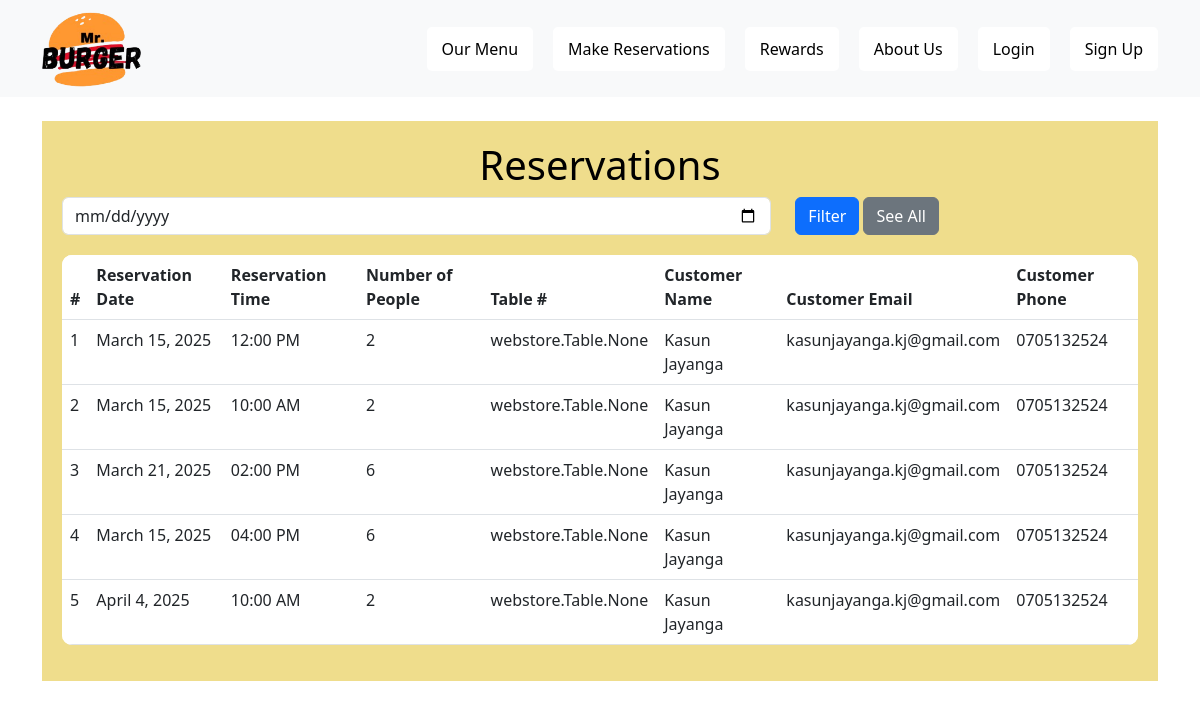
/reservations/, run on an earlier commit of the app's database.
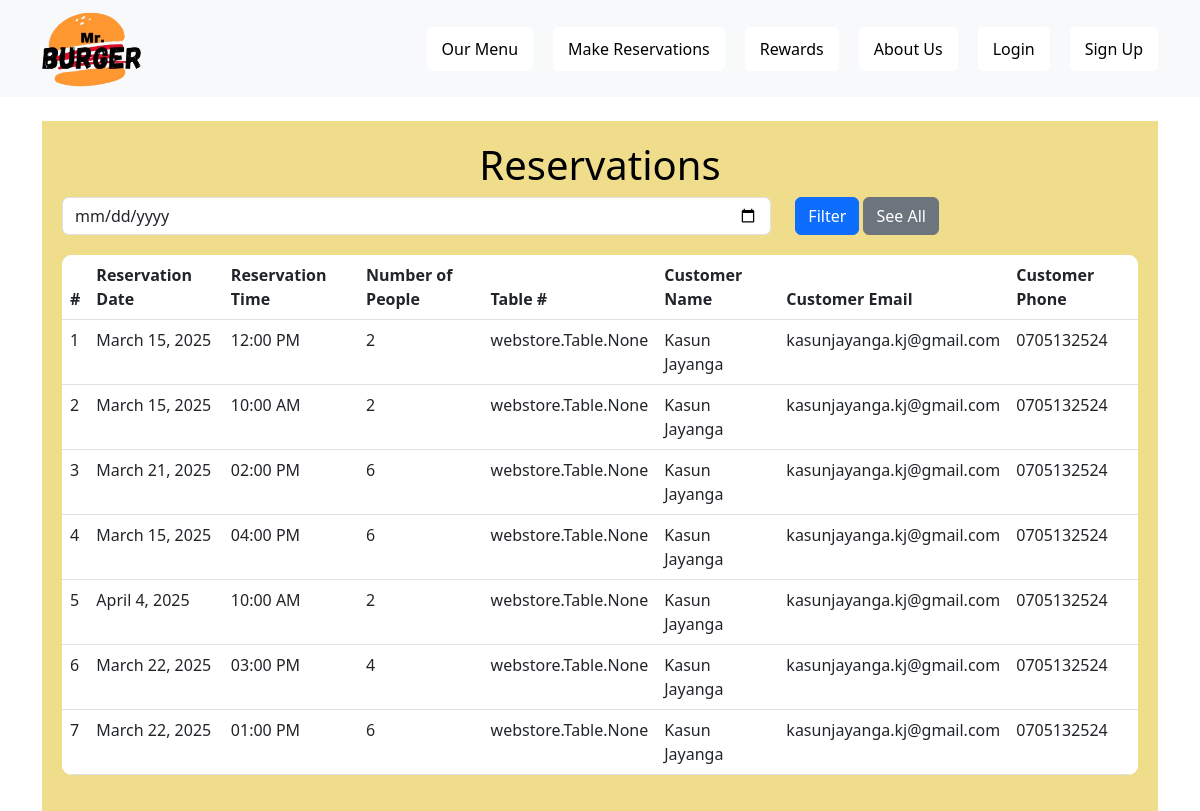
And on a later commit of the database.
### webstore/models.py (models this page shows, shortened)
class Reservation(models.Model):
    date = models.DateField()
    time = models.TimeField()
    num_people = models.IntegerField()
    tables = models.ManyToManyField(Table)  # Many-to-many relationship with Table
    customer_name = models.CharField(max_length=100)
    customer_email = models.EmailField()
    customer_phone = models.CharField(max_length=15)

### webstore/views.py (the view)
# urls.py: path('reservations/', views.view_reservations, name='view_reservations'),
def view_reservations(request):
    date_filter = request.GET.get('date')  # Get the date from query parameters
    if date_filter:
        reservations = Reservation.objects.filter(date=date_filter)  # Filter by date
    else:
        reservations = Reservation.objects.all()  # Get all reservations
    return render(request, 'view_reservations.html', {'reservations': reservations})

### webstore/templates/view_reservations.html
{% extends 'base.html' %}
{% block content %}
<div class="container" style="background-color: #eed97ee3; padding: 20px;">
    <h1 class="center" style="color: black; text-align: center;">Reservations</h1>
    <form method="GET" action="{% url 'view_reservations' %}">
        <div class="row">
            <div class="col-md-8">
                <input type="date" name="date" class="form-control" placeholder="Select Date">
            </div>
            <div class="col-md-4">
                <button type="submit" class="btn btn-primary">Filter</button>
                <a href="{% url 'view_reservations' %}" class="btn btn-secondary">See All</a>
            </div>
        </div>
    </form>
    {% if reservations %}
    <table class="table" style="width: 100%; margin-top: 20px; border-radius: 10px; overflow: hidden; background: #fff;">
        <thead>
            <tr style="background: #f8f9fa; font-weight: bold;">
                <th>#</th>
                <th>Reservation Date</th>
                <th>Reservation Time</th>
                <th>Number of People</th>
                <th>Table #</th>
                <th>Customer Name</th>
                <th>Customer Email</th>
                <th>Customer Phone</th>
            </tr>
        </thead>
        <tbody>
            {% for reservation in reservations %}
            <tr>
                <td>{{ forloop.counter }}</td>
                <td>{{ reservation.date }}</td>
                <td>{{ reservation.time|time:"h:i A" }}</td>
                <td>{{ reservation.num_people }}</td>
                <td>{{ reservation.tables}}</td>
                <td>{{ reservation.customer_name }}</td>
                <td>{{ reservation.customer_email }}</td>
                <td>{{ reservation.customer_phone }}</td>
            </tr>
            {% endfor %}
        </tbody>
    </table>
    {% else %}
    <p style="text-align: center; font-size: 18px;">No reservations found.</p>
    {% endif %}
</div>
{% endblock %}

### templates/base.html (shortened to what this page needs)
<!doctype html>
<html lang="en">
  <head>
    <link href="https://cdn.jsdelivr.net/npm/bootstrap@5.3.0-alpha1/dist/css/bootstrap.min.css" rel="stylesheet">
    <link rel="stylesheet" href="https://cdnjs.cloudflare.com/ajax/libs/font-awesome/6.0.0/css/all.min.css">
</head>
  <body>
    {% include 'navbar.html' %}
    <div class="container">
      <br/>
      {% block content %}{% endblock%}
    </div>
  </body>
</html>

### templates/navbar.html
<nav style="background-color: #f8f9fa; padding: 10px;">
  <div class="container" style="display: flex; align-items: center; justify-content: space-between;">
    {% load static %}
    <a href="{% url 'home' %}">
      <img src="{% static 'static/logo.png' %}" alt="Mr Burger Logo" style="width: 100px;">
    </a>
    <div>
      <ul style="display: flex; list-style: none; padding: 0; margin: 0; gap: 20px; justify-content: space-evenly;">
        <li class="nav-item" style="background-color: #ffffff; padding: 10px 15px; border-radius: 5px;">
          <a href="{% url 'home' %}#ourmenu" style="text-decoration: none; color: rgb(0, 0, 0); font-size: 16px; display: block;"
          onmouseover="this.parentElement.style.backgroundColor='#fffaaf'"
          onmouseout="this.parentElement.style.backgroundColor='#ffffff'">Our Menu</a>
        </li>
        <li style="background-color: #ffffff; padding: 10px 15px; border-radius: 5px;">
          <a href="{% url 'home' %}#reservation" style="text-decoration: none; color: rgb(0, 0, 0); font-size: 16px; display: block;"
             onmouseover="this.parentElement.style.backgroundColor='#fffaaf'"
             onmouseout="this.parentElement.style.backgroundColor='#ffffff'">Make Reservations</a>
        </li>
        <li class="nav-item" style="background-color: #ffffff; padding: 10px 15px; border-radius: 5px;">
          <a href="{% url 'rewards' %}" style="text-decoration: none; color: rgb(0, 0, 0); font-size: 16px; display: block;"
          onmouseover="this.parentElement.style.backgroundColor='#fffaaf'"
          onmouseout="this.parentElement.style.backgroundColor='#ffffff'">Rewards</a>
        </li>
        <li class="nav-item" style="background-color: #ffffff; padding: 10px 15px; border-radius: 5px;">
          <a href="{% url 'about' %}" style="text-decoration: none; color: rgb(0, 0, 0); font-size: 16px; display: block;"
          onmouseover="this.parentElement.style.backgroundColor='#fffaaf'"
          onmouseout="this.parentElement.style.backgroundColor='#ffffff'">About Us</a>
      </li>
        {% if user.is_authenticated %}
        {% if user.is_superuser %}
        <li style="background-color: #ffffff; padding: 10px 15px; border-radius: 5px;">
          <a href="{% url 'dash' %}" style="text-decoration: none; color: rgb(0, 0, 0); font-size: 16px; display: block;"
          onmouseover="this.parentElement.style.backgroundColor='#fffaaf'"
          onmouseout="this.parentElement.style.backgroundColor='#ffffff'">Dashboard</a>
        </li>
        {% endif %}
        <li class="nav-item">
          <a class="nav-link" href="{% url 'my_orders' %}">My Orders</a>
        </li>
        <li style="background-color: #ffffff; padding: 10px 15px; border-radius: 5px;">
          <a href="{% url 'logout' %}" style="text-decoration: none; color: rgb(0, 0, 0); font-size: 16px; display: block;"
          onmouseover="this.parentElement.style.backgroundColor='#fffaaf'"
          onmouseout="this.parentElement.style.backgroundColor='#ffffff'">Logout</a>
        </li>
        <li style="color: #000000; font-size: 16px; padding: 10px 15px;">Welcome, {{ user.username }}!</li>
        {% else %}
        <li style="background-color: #ffffff; padding: 10px 15px; border-radius: 5px;">
          <a href="{% url 'login' %}" style="text-decoration: none; color: rgb(0, 0, 0); font-size: 16px; display: block;"
          onmouseover="this.parentElement.style.backgroundColor='#fffaaf'"
          onmouseout="this.parentElement.style.backgroundColor='#ffffff'">Login</a>
        </li>
        <li style="background-color: #ffffff; padding: 10px 15px; border-radius: 5px;">
          <a href="{% url 'signup' %}" style="text-decoration: none; color: rgb(0, 0, 0); font-size: 16px; display: block;"
          onmouseover="this.parentElement.style.backgroundColor='#fffaaf'"
          onmouseout="this.parentElement.style.backgroundColor='#ffffff'">Sign Up</a>
        </li>
        {% endif %}
      </ul>
    </div>
  </div>
</nav>

What changed in the data, as far as the page shows it:
added Reservation: date "March 22, 2025", time "03:00 PM", num_people "4", tables "webstore.Table.None", customer_name "Kasun Jayanga", customer_email "kasunjayanga.kj@gmail.com", customer_phone "0705132524"
added Reservation: date "March 22, 2025", time "01:00 PM", num_people "6", tables "webstore.Table.None", customer_name "Kasun Jayanga", customer_email "kasunjayanga.kj@gmail.com", customer_phone "0705132524"
